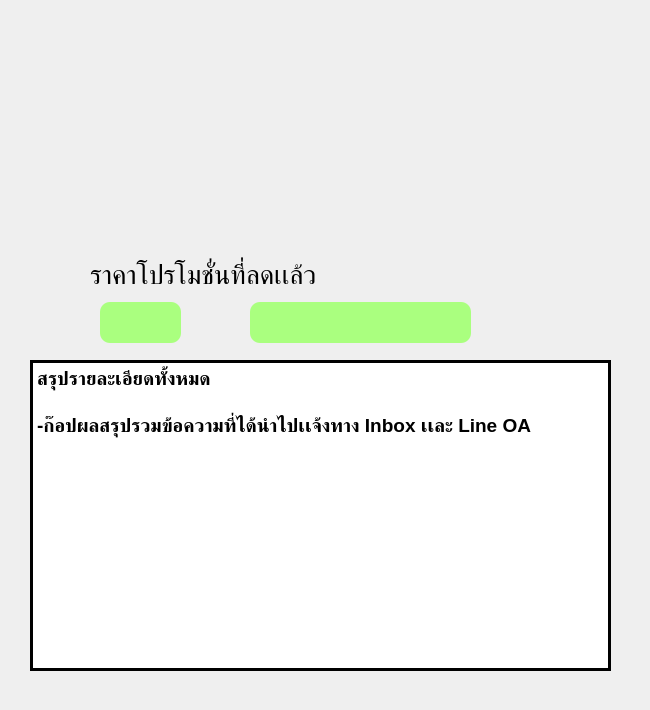
   <widget class="QWidget" name="tab_2">
    <attribute name="icon">
     <iconset>
      <normaloff>p10.png</normaloff>p10.png</iconset>
    </attribute>
    <attribute name="title">
     <string>โปรโมชั่น</string>
    </attribute>
    <widget class="QLabel" name="label">
     <property name="geometry">
      <rect>
       <x>0</x>
       <y>90</y>
       <width>621</width>
       <height>191</height>
      </rect>
     </property>
     <property name="text">
      <string/>
     </property>
    </widget>
    <widget class="QLabel" name="label_11">
     <property name="geometry">
      <rect>
       <x>-10</x>
       <y>-10</y>
       <width>641</width>
       <height>701</height>
      </rect>
     </property>
     <property name="text">
      <string/>
     </property>
     <property name="pixmap">
      <pixmap>bg2.png</pixmap>
     </property>
     <property name="scaledContents">
      <bool>true</bool>
     </property>
    </widget>
    <widget class="QTextEdit" name="textEdit">
     <property name="geometry">
      <rect>
       <x>30</x>
       <y>360</y>
       <width>581</width>
       <height>311</height>
      </rect>
     </property>
     <property name="frameShape">
      <enum>QFrame::Panel</enum>
     </property>
     <property name="frameShadow">
      <enum>QFrame::Plain</enum>
     </property>
     <property name="lineWidth">
      <number>3</number>
     </property>
     <property name="midLineWidth">
      <number>0</number>
     </property>
     <property name="html">
      <string>&lt;!DOCTYPE HTML PUBLIC &quot;-//W3C//DTD HTML 4.0//EN&quot; &quot;http://www.w3.org/TR/REC-html40/strict.dtd&quot;&gt;
&lt;html&gt;&lt;head&gt;&lt;meta name=&quot;qrichtext&quot; content=&quot;1&quot; /&gt;&lt;style type=&quot;text/css&quot;&gt;
p, li { white-space: pre-wrap; }
&lt;/style&gt;&lt;/head&gt;&lt;body style=&quot; font-family:'MS Shell Dlg 2'; font-size:13pt; font-weight:600; font-style:normal;&quot;&gt;
&lt;p style=&quot; margin-top:0px; margin-bottom:0px; margin-left:0px; margin-right:0px; -qt-block-indent:0; text-indent:0px;&quot;&gt;&lt;span style=&quot; font-size:14pt;&quot;&gt;สรุปรายละเอียดทั้งหมด&lt;/span&gt;&lt;/p&gt;
&lt;p style=&quot;-qt-paragraph-type:empty; margin-top:0px; margin-bottom:0px; margin-left:0px; margin-right:0px; -qt-block-indent:0; text-indent:0px; font-size:14pt;&quot;&gt;&lt;br /&gt;&lt;/p&gt;
&lt;p style=&quot; margin-top:0px; margin-bottom:0px; margin-left:0px; margin-right:0px; -qt-block-indent:0; text-indent:0px;&quot;&gt;&lt;span style=&quot; font-size:14pt;&quot;&gt;-ก๊อปผลสรุปรวมข้อความที่ได้นำไปเเจ้งทาง Inbox เเละ Line OA&lt;/span&gt;&lt;/p&gt;&lt;/body&gt;&lt;/html&gt;</string>
     </property>
    </widget>
    <widget class="QLabel" name="label_12">
     <property name="geometry">
      <rect>
       <x>30</x>
       <y>10</y>
       <width>581</width>
       <height>231</height>
      </rect>
     </property>
     <property name="text">
      <string/>
     </property>
     <property name="pixmap">
      <pixmap>bg5.png</pixmap>
     </property>
     <property name="scaledContents">
      <bool>true</bool>
     </property>
    </widget>
    <widget class="QLabel" name="label_15">
     <property name="geometry">
      <rect>
       <x>90</x>
       <y>254</y>
       <width>291</width>
       <height>41</height>
      </rect>
     </property>
     <property name="font">
      <font>
       <pointsize>20</pointsize>
      </font>
     </property>
     <property name="text">
      <string>ราคาโปรโมชั่นที่ลดเเล้ว</string>
     </property>
    </widget>
    <widget class="QLabel" name="label_16">
     <property name="geometry">
      <rect>
       <x>198</x>
       <y>310</y>
       <width>41</width>
       <height>31</height>
      </rect>
     </property>
     <property name="text">
      <string/>
     </property>
     <property name="pixmap">
      <pixmap>p9.png</pixmap>
     </property>
     <property name="scaledContents">
      <bool>true</bool>
     </property>
    </widget>
    <widget class="QLabel" name="la_result1">
     <property name="geometry">
      <rect>
       <x>100</x>
       <y>302</y>
       <width>81</width>
       <height>41</height>
      </rect>
     </property>
     <property name="font">
      <font>
       <family>MS Shell Dlg 2</family>
       <pointsize>20</pointsize>
       <weight>75</weight>
       <bold>true</bold>
      </font>
     </property>
     <property name="styleSheet">
      <string notr="true">background-color: rgb(170, 255, 127);
color: rgb(255, 0, 0);
border-radius:10px</string>
     </property>
     <property name="text">
      <string/>
     </property>
     <property name="alignment">
      <set>Qt::AlignCenter</set>
     </property>
    </widget>
    <widget class="QLabel" name="la_result2">
     <property name="geometry">
      <rect>
       <x>250</x>
       <y>302</y>
       <width>221</width>
       <height>41</height>
      </rect>
     </property>
     <property name="font">
      <font>
       <family>MS Shell Dlg 2</family>
       <pointsize>20</pointsize>
       <weight>75</weight>
       <bold>true</bold>
      </font>
     </property>
     <property name="styleSheet">
      <string notr="true">background-color: rgb(170, 255, 127);
color: rgb(255, 0, 0);
border-radius:10px</string>
     </property>
     <property name="text">
      <string/>
     </property>
     <property name="alignment">
      <set>Qt::AlignCenter</set>
     </property>
    </widget>
    <widget class="QLabel" name="label_17">
     <property name="geometry">
      <rect>
       <x>40</x>
       <y>260</y>
       <width>47</width>
       <height>31</height>
      </rect>
     </property>
     <property name="text">
      <string/>
     </property>
     <property name="pixmap">
      <pixmap>p11.png</pixmap>
     </property>
     <property name="scaledContents">
      <bool>true</bool>
     </property>
    </widget>
   </widget>
